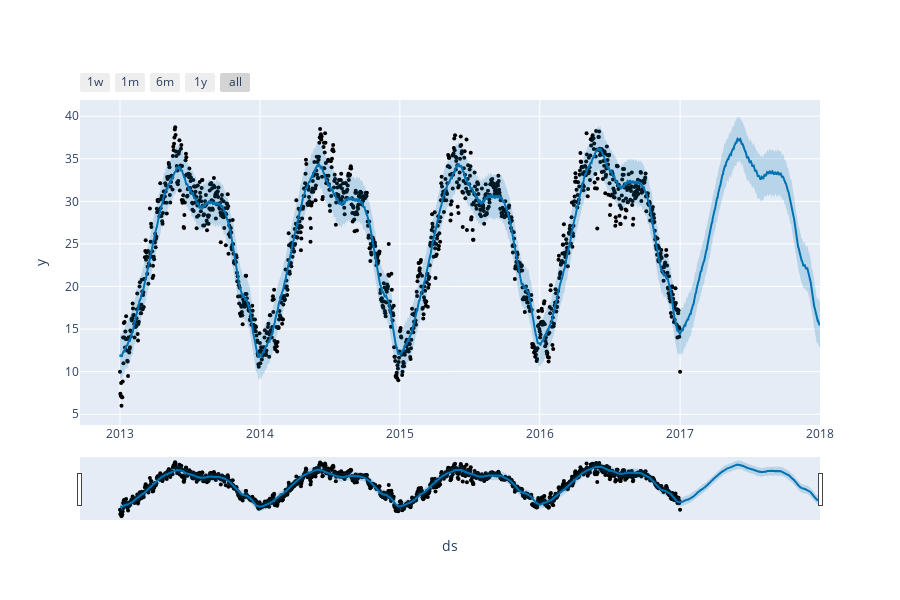

The notebook cell this image was saved under:
### Code cell
plot_plotly(model, prediction)

### Figure 1 — Plotly figure (JSON) as saved in the notebook; plotly's stock layout.template omitted (floating-point values rounded to 4 significant figures; data arrays with more than 128 entries replaced by an {"elided": "..."} marker saying what was removed)
{"data": [{"marker": {"color": "black", "size": 4}, "mode": "markers", "name": "Actual", "type": "scatter", "x": {"elided": "1462 str values"}, "y": {"elided": "1462 float values"}}, {"hoverinfo": "skip", "line": {"width": 0}, "mode": "lines", "type": "scatter", "x": {"elided": "1827 str values"}, "y": {"elided": "1827 float values"}}, {"fill": "tonexty", "fillcolor": "rgba(0, 114, 178, 0.2)", "line": {"color": "#0072B2", "width": 2}, "mode": "lines", "name": "Predicted", "type": "scatter", "x": {"elided": "1827 str values"}, "y": {"elided": "1827 float values"}}, {"fill": "tonexty", "fillcolor": "rgba(0, 114, 178, 0.2)", "hoverinfo": "skip", "line": {"width": 0}, "mode": "lines", "type": "scatter", "x": {"elided": "1827 str values"}, "y": {"elided": "1827 float values"}}], "layout": {"height": 600, "showlegend": false, "width": 900, "xaxis": {"rangeselector": {"buttons": [{"count": 7, "label": "1w", "step": "day", "stepmode": "backward"}, {"count": 1, "label": "1m", "step": "month", "stepmode": "backward"}, {"count": 6, "label": "6m", "step": "month", "stepmode": "backward"}, {"count": 1, "label": "1y", "step": "year", "stepmode": "backward"}, {"step": "all"}]}, "rangeslider": {"visible": true}, "title": {"text": "ds"}, "type": "date"}, "yaxis": {"title": {"text": "y"}}}}
